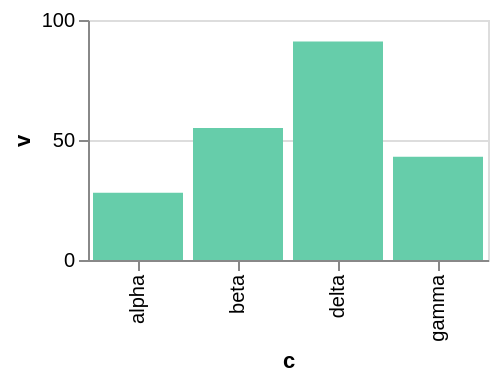

The Vega-Lite source for this figure:
### Vega-Lite specification from a JSON file in a GitHub repository (floating-point values rounded to 4 significant figures)
{"$schema": "https://vega.github.io/schema/vega-lite/v6.json", "width": 200, "height": 120, "data": {"values": [{"c": "alpha", "v": 28, "w": 3, "t": "2024-01-07"}, {"c": "beta", "v": 55, "w": 7, "t": "2024-03-19"}, {"c": "gamma", "v": 43, "w": 5, "t": "2024-06-02"}, {"c": "delta", "v": 91, "w": 9, "t": "2024-09-11"}]}, "mark": "bar", "encoding": {"x": {"field": "c", "type": "nominal"}, "y": {"field": "v", "type": "quantitative"}}, "config": {"mark": {"color": "mediumaquamarine"}}}
